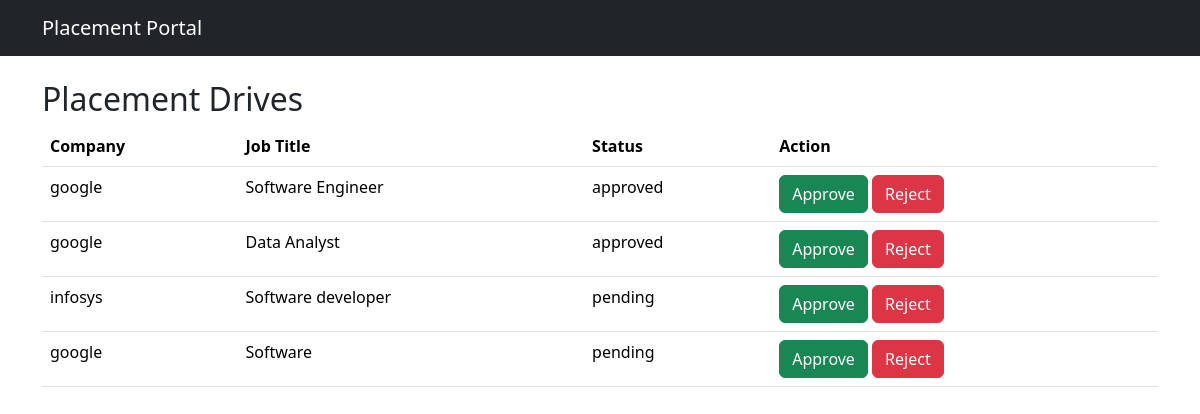
Page /admin/drives (signed in) on the committed database.
### tables this page shows
CREATE TABLE drives(
        id INTEGER PRIMARY KEY AUTOINCREMENT,
        company_id INTEGER,
        job_title TEXT,
        description TEXT,
        eligibility TEXT,
        deadline TEXT,
        status TEXT DEFAULT 'pending'
    );

CREATE TABLE companies(
        id INTEGER PRIMARY KEY AUTOINCREMENT,
        company_name TEXT,
        email TEXT UNIQUE,
        password TEXT,
        hr_contact TEXT,
        website TEXT,
        approval_status TEXT DEFAULT 'pending',
        status TEXT DEFAULT 'active'
    );

### app.py (the view)
@app.route("/admin/drives")
def admin_drives():
    if not session.get("admin"):
        return redirect("/login")
    conn = get_db()
    cur = conn.cursor()
    cur.execute("""
        SELECT drives.*, companies.company_name
        FROM drives
        JOIN companies ON drives.company_id = companies.id
    """)
    drives = cur.fetchall()
    conn.close()
    return render_template("admin_drives.html", drives=drives)

### models.py (called while the page is built)
def get_db():
    conn = sqlite3.connect(DATABASE, timeout=10)
    conn.row_factory = sqlite3.Row
    return conn

### templates/admin_drives.html
{% extends 'base.html' %}
{% block content %}
<h2>Placement Drives</h2>
<table class="table">
<tr>
<th>Company</th>
<th>Job Title</th>
<th>Status</th>
<th>Action</th>
</tr>
{% for d in drives %}
<tr>
<td>{{d.company_name}}</td>
<td>{{d.job_title}}</td>
<td>{{d.status}}</td>
<td>
<a href="/admin/approve_drive/{{d.id}}" class="btn btn-success">
Approve
</a>
<a href="/admin/reject_drive/{{d.id}}" class="btn btn-danger">
Reject
</a>
</td>
</tr>
{% endfor %}
</table>
{% endblock %}

### templates/base.html (shortened to what this page needs)
<!DOCTYPE html>
<html>
<head>
<link href="https://cdn.jsdelivr.net/npm/bootstrap@5.3.2/dist/css/bootstrap.min.css" rel="stylesheet">
</head>
<body>
<nav class="navbar navbar-dark bg-dark">
<div class="container">
<a class="navbar-brand">Placement Portal</a>
</div>
</nav>
<div class="container mt-4">
{% block content %}
{% endblock %}
</div>
</body>
</html>

### rows in the picture
drives: company_name "google", job_title "Software Engineer", status "approved"
drives: company_name "google", job_title "Data Analyst", status "approved"
drives: company_name "infosys", job_title "Software developer", status "pending"
drives: company_name "google", job_title "Software", status "pending"
